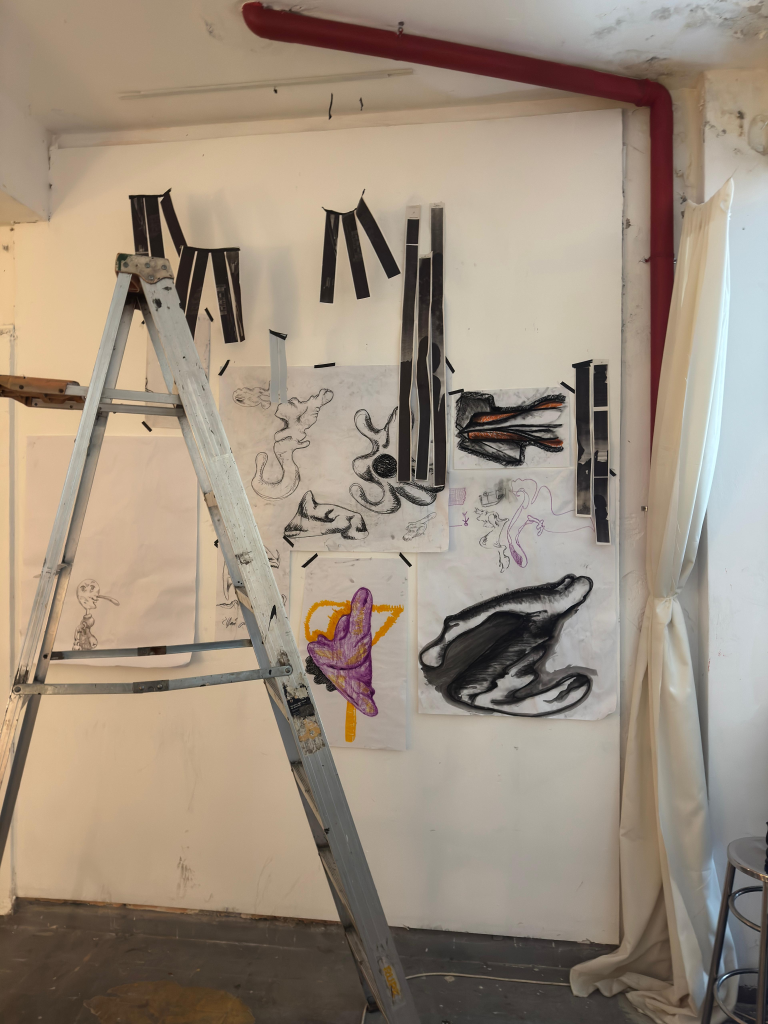
#> input picture img/WhatsApp Image 2026-11-16 at 17.32.47.jpeg, 3840 x 5120 px (shown at 1/5 size); its folder holds only this picture in this run
$ python optimizar_imagenes.py
#> lines starting #> are read from the running program, lines starting #| are printed output that depends on the picture
"""Optimiza las imágenes de /img para la web. Lo corre la GitHub Action en cada push.

Para cada foto subida (jpg, png, heic, tif...):
  - corrige la orientación y borra metadatos (incluida la ubicación GPS)
  - la convierte a webp, máximo 2400 px de lado      → foto.webp
  - genera una versión chica de 900 px para grillas   → foto-m.webp
  - borra el original y actualiza las rutas en _proyectos/ y _registro/

Los webp que ya existen se achican si pasan de 2400 px y reciben su versión -m
si les falta. Nada fuera de /img se toca, así las páginas viejas siguen igual.
"""
import re
import sys
import unicodedata
from pathlib import Path
from urllib.parse import quote

from PIL import Image, ImageOps

try:
    from pillow_heif import register_heif_opener
    register_heif_opener()
#> (this line was passed over: pillow_heif is not available in this run)
except ImportError:  # sin soporte HEIC: el resto funciona igual
    pass

RAIZ = Path(__file__).resolve().parent.parent
IMG = RAIZ / "img"
CONTENIDO = [RAIZ / "_proyectos", RAIZ / "_registro", RAIZ / "_data"]
ENTRADA = {".jpg", ".jpeg", ".png", ".heic", ".heif", ".tif", ".tiff", ".bmp"}
GRANDE, CHICA, CALIDAD = 2400, 900, 82


def nombre_limpio(stem: str) -> str:
    s = unicodedata.normalize("NFKD", stem).encode("ascii", "ignore").decode()
    s = re.sub(r"[^a-zA-Z0-9]+", "-", s).strip("-").lower()
    return s or "imagen"


def preparar(im: Image.Image) -> Image.Image:
    im = ImageOps.exif_transpose(im)
    tiene_alfa = im.mode in ("RGBA", "LA") or (im.mode == "P" and "transparency" in im.info)
    return im.convert("RGBA" if tiene_alfa else "RGB")


def guardar(im: Image.Image, destino: Path, lado: int) -> None:
    copia = im.copy()
    copia.thumbnail((lado, lado), Image.LANCZOS)
    copia.save(destino, "WEBP", quality=CALIDAD, method=6)  # sin exif = sin metadatos


def url(p: Path) -> str:
    return "/" + p.relative_to(RAIZ).as_posix()


def main() -> int:
    if not IMG.exists():
        return 0
    cambios: dict[str, str] = {}

    for f in sorted(IMG.rglob("*")):
        if not f.is_file() or f.suffix.lower() not in ENTRADA:
            continue
        base = nombre_limpio(f.stem)
        destino = f.with_name(base + ".webp")
        n = 1
        while destino.exists():
            destino = f.with_name(f"{base}-{n}.webp")
            n += 1
        with Image.open(f) as im:
#> im is the input picture: PIL image 3840x5120 RGB; mean R, G, B 156.8, 142.3, 126.2
            im = preparar(im)
#> in preparar, `tiene_alfa = im.mode in ("RGBA", "LA") or (im.mode == "P" and "transpa..`: tiene_alfa = False
            guardar(im, destino, GRANDE)
            guardar(im, destino.with_name(destino.stem + "-m.webp"), CHICA)
#> call 2 of guardar, with lado = 900
#> in guardar (call 2), `copia.thumbnail((lado, lado), Image.LANCZOS)`:
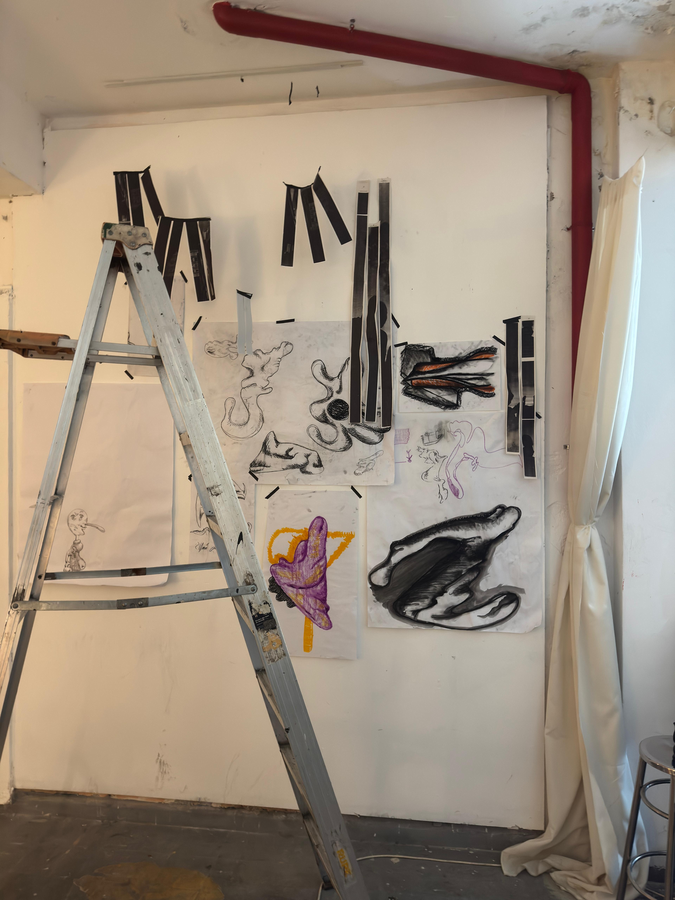
#> copia: PIL image 675x900 RGB; mean R, G, B 156.9, 142.5, 126.4
        viejo = url(f)
        for forma in {viejo, quote(viejo)}:
            cambios[forma] = url(destino)
        f.unlink()
        print(f"convertida  {viejo}  →  {url(destino)}")

    for f in sorted(IMG.rglob("*.webp")):
        if f.stem.endswith("-m"):
            continue
        chica = f.with_name(f.stem + "-m.webp")
        with Image.open(f) as im:
            muy_grande = max(im.size) > GRANDE
            if muy_grande or not chica.exists():
                im = preparar(im)
                if not chica.exists():
                    guardar(im, chica, CHICA)
                    print(f"miniatura   {url(chica)}")
                if muy_grande:
                    guardar(im, f, GRANDE)
                    print(f"achicada    {url(f)}")

    if cambios:
        for carpeta in CONTENIDO:
            if not carpeta.exists():
                continue
            for doc in carpeta.rglob("*"):
                if doc.suffix.lower() not in {".md", ".yml", ".yaml", ".json", ".csv"}:
                    continue
                texto = doc.read_text(encoding="utf-8")
                nuevo = texto
                for viejo, nuevo_url in cambios.items():
                    nuevo = nuevo.replace(viejo, nuevo_url)
                if nuevo != texto:
                    doc.write_text(nuevo, encoding="utf-8")
                    print(f"rutas       {doc.relative_to(RAIZ)}")
    return 0


if __name__ == "__main__":
    sys.exit(main())
#> (the program exits here)
